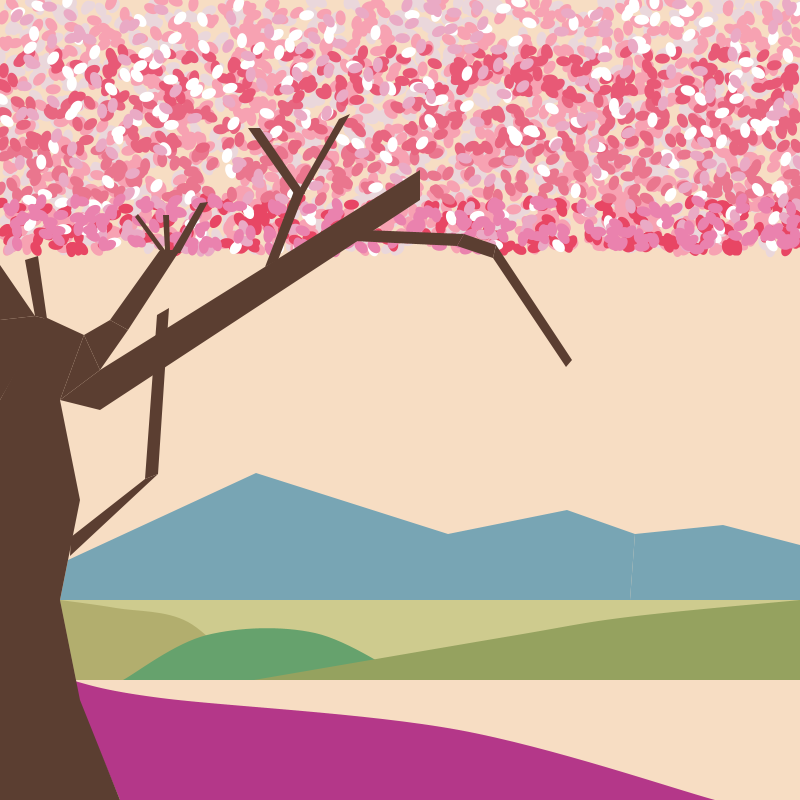
Frame 1 (no input)
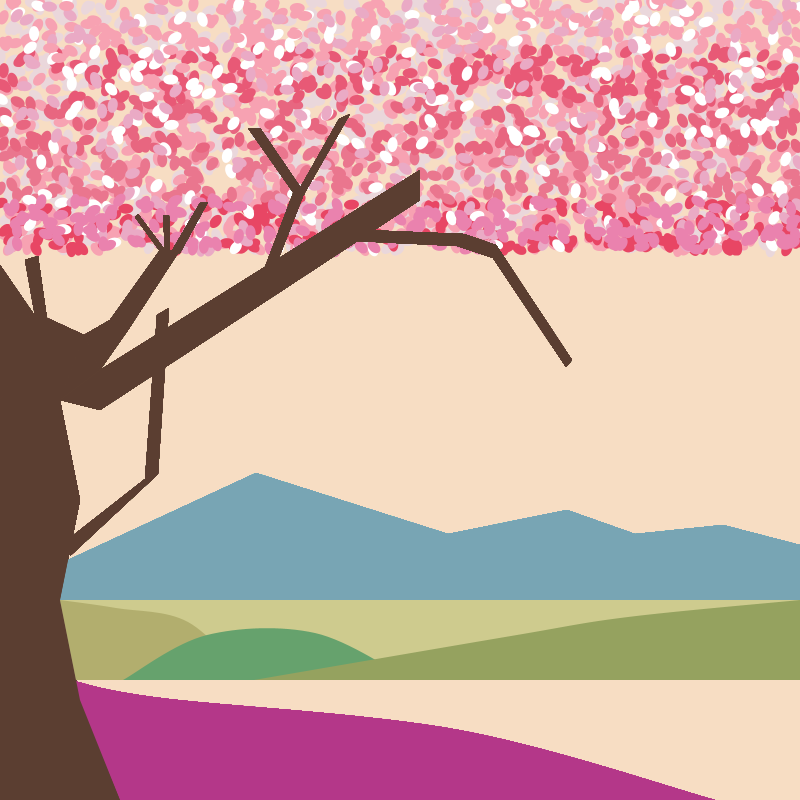
Frame 60 (the mouse pressed at the canvas centre just before this capture)
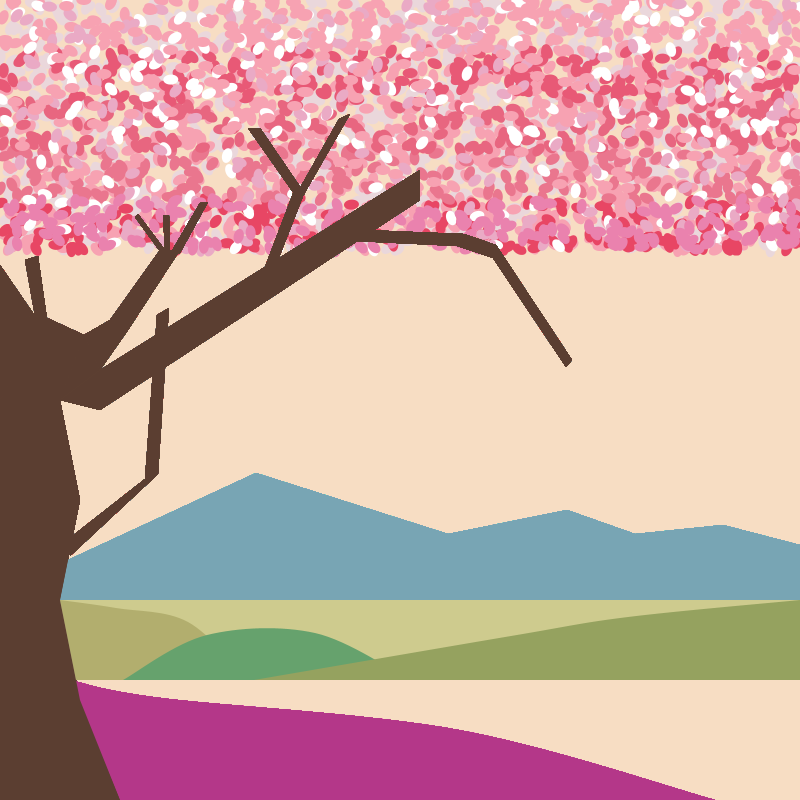
Frame 120 (the mouse held since frame 60 and released just before this capture)

The Processing sketch that drew these frames (run headless with seeded random() and noise(); from frame 60 on, the mouse is pressed at the canvas centre):

// Processing sketch: Memory_Vessel_FINAL_PROJECT_FINAL
// ── Memory_Vessel_FINAL_PROJECT_FINAL.pde
//Johnson Xia
//2-1
//April 24th, 2026
color brown  =  #5b3e31;
color blue   =  #78A5B4;
color purple =  #B43789;
float p1 = -50;
float p2 = -120;
float p3 = -200;
float p4 = -300;
float p5 = -400;
float p6 = -500;
float p7 = -600;
float p8 = -700;
float p9 = -250;
float p10 = -350;

void setup() {
  size(800, 800);
  background(247, 221, 195);
  noStroke(); 
  fill(234, 215, 219);
for (int x = 0; x < 1000; x=x+1) {
  pushMatrix();
  translate(random(0, width), random(0, 250));
  rotate( random(0, TWO_PI));
  ellipse( 0, 0, 15, 10);
  popMatrix();
}
fill(247, 162, 178);
for (int x = 0; x < 1000; x=x+1) {
  pushMatrix();
  translate(random(0, width), random(0, 250));
  rotate( random(0, TWO_PI));
  ellipse( 0, 0, 15, 10);
  popMatrix();
}
fill(232, 70, 100);
for (int i = 0; i < 200; i=i+1) {
  pushMatrix();
  translate(random(0, width), random(200, 250));
  rotate( random(0, TWO_PI));
  ellipse( 0, 0, 15, 10);
  popMatrix();
}
fill(234, 118, 142);
for (int i = 0; i < 200; i=i+1) {
  pushMatrix();
  translate(random(0, width), random(150, 200));
  rotate( random(0, TWO_PI));
  ellipse( 0, 0, 15, 10);
  popMatrix();
}

fill(232, 102, 128);
for (int i = 0; i < 200; i=i+1) {
  pushMatrix();
  translate(random(0, width), random(100, 150));
  rotate( random(0, TWO_PI));
  ellipse( 0, 0, 15, 10);
  popMatrix();
}
fill(232, 89, 118);
for (int i = 0; i < 200; i=i+1) {
  pushMatrix();
  translate(random(0, width), random(50, 100));
  rotate( random(0, TWO_PI));
  ellipse( 0, 0, 15, 10);
  popMatrix();
}
fill(255);
for (int i = 0; i < 200; i=i+1) {
  pushMatrix();
  translate(random(0, width), random(0, 250));
  rotate( random(0, TWO_PI));
  ellipse( 0, 0, 15, 10);
  popMatrix();
}
fill(234, 170, 197);
for (int i = 0; i < 200; i=i+1) {
  pushMatrix();
  translate(random(0, width), random(0, 250));
  rotate( random(0, TWO_PI));
  ellipse( 0, 0, 15, 10);
  popMatrix();
}
fill(234, 130, 174);
for (int i = 0; i < 200; i=i+1) {
  pushMatrix();
  translate(random(0, width), random(200, 250));
  rotate( random(0, TWO_PI));
  ellipse( 0, 0, 15, 10);
  popMatrix();
}
}
void draw() {
  //bakcground
  noStroke();
  fill(blue);
  beginShape();
  vertex(60, 600);
  vertex(68, 560);
  vertex(256, 473);
  vertex(448, 534);
  vertex(448, 600);
  endShape(CLOSE);
  beginShape();
  vertex(448, 534);
  vertex(448, 600);
  vertex(630, 600);
  vertex(635, 534);
  vertex(567, 510);
  endShape(CLOSE);
  beginShape();
  vertex(635, 534);
  vertex(630, 600);
  vertex(800, 600);
  vertex(800, 545);
  vertex(723, 525);
  endShape(CLOSE);
  fill(206, 203, 142);
  rect(60, 600, 740, 80);
  fill(178, 174, 110);
  beginShape();
  curveVertex(76, 680);
  curveVertex(76, 680);
  curveVertex(60, 600);
  curveVertex(60, 600);
  curveVertex(116, 608);
  curveVertex(188, 622);
  curveVertex(249, 680);
  curveVertex(249, 680);
  endShape(CLOSE);
  fill(102, 162, 109);
  beginShape();
  curveVertex(123, 680);
  curveVertex(123, 680);
  curveVertex(207, 635);
  curveVertex(315, 633);
  curveVertex(410, 680);
  curveVertex(410, 680);
  endShape(CLOSE);
  fill(purple);
  beginShape();
  curveVertex(120, 800);
  curveVertex(120, 800);
  curveVertex(70, 680);
  curveVertex(70, 680);
  curveVertex(161, 698);
  curveVertex(459, 730);
  curveVertex(715, 800);
  curveVertex(715, 800);
  endShape(CLOSE);
  fill(149, 162, 95);
  beginShape();
  curveVertex(254, 680);
  curveVertex(254, 680);
  curveVertex(511, 636);
  curveVertex(628, 617);
  curveVertex(800, 600);
  curveVertex(800, 600);
  curveVertex(800, 680);
  curveVertex(800, 680);
  endShape(CLOSE);

  //tree trunk and branches
  noStroke();
  fill(brown);
  beginShape();
  vertex(0, 800);
  vertex(120, 800);
  vertex(80, 700);
  vertex(0, 700);
  endShape(CLOSE);
  beginShape();
  vertex(80, 700);
  vertex(0, 700);
  vertex(0, 600);
  vertex(60, 600);
  endShape(CLOSE);
  beginShape();
  vertex(0, 600);
  vertex(60, 600);
  vertex(80, 500);
  vertex(0, 500);
  endShape(CLOSE);
  beginShape();
  vertex(80, 500);
  vertex(0, 500);
  vertex(0, 400);
  vertex(60, 400);
  endShape(CLOSE);
  beginShape();
  vertex(60, 400);
  vertex(100, 410);
  vertex(100, 370);
  endShape(CLOSE);
  beginShape();
  vertex(100, 410);
  vertex(100, 370);
  vertex(420, 170);
  vertex(420, 200);
  endShape(CLOSE);
  beginShape();
  vertex(60, 400);
  vertex(100, 370);
  vertex(84, 335);
  endShape(CLOSE);
  beginShape();
  vertex(84, 335);
  vertex(100, 370);
  vertex(128, 330);
  vertex(110, 320);
  endShape(CLOSE);
  beginShape();
  vertex(110, 320);
  vertex(128, 330);
  vertex(180, 250);
  vertex(160, 250);
  endShape(CLOSE);
  beginShape();
  vertex(84, 335);
  vertex(60, 400);
  vertex(0, 400);
  vertex(45, 317);
  endShape(CLOSE);
  beginShape();
  vertex(47, 319);
  vertex(35, 316);
  vertex(25, 260);
  vertex(38, 256);
  endShape(CLOSE);
  beginShape();
  vertex(35, 316);
  vertex(47, 319);
  vertex(0, 400);
  vertex(0, 320);
  endShape(CLOSE);
  beginShape();
  vertex(35, 316);
  vertex(0, 320);
  vertex(0, 265);
  endShape(CLOSE);
  beginShape();
  vertex(354, 241);
  vertex(365, 230);
  vertex(464, 234);
  vertex(457, 246);
  endShape();
  beginShape();
  vertex(464, 234);
  vertex(457, 246);
  vertex(493, 258);
  vertex(496, 245);
  endShape(CLOSE);
  beginShape();
  vertex(493, 258);
  vertex(496, 245);
  vertex(572, 360);
  vertex(566, 367);
  endShape(CLOSE);
  beginShape();
  vertex(159, 250);
  vertex(135, 217);
  vertex(138, 214);
  vertex(165, 250);
  endShape(CLOSE);
  beginShape();
  vertex(165, 250);
  vertex(163, 215);
  vertex(169, 215);
  vertex(170, 250);
  endShape(CLOSE);
  beginShape();
  vertex(265, 267);
  vertex(294, 191);
  vertex(305, 191);
  vertex(278, 260);
  endShape(CLOSE);
  beginShape(); 
  vertex(71, 537); 
  vertex(145, 479); 
  vertex(158, 474); 
  vertex(70, 556); 
  endShape(CLOSE); 
  beginShape(); 
  vertex(145, 479); 
  vertex(158, 474); 
  vertex(169, 308); 
  vertex(157, 315); 
  endShape(CLOSE); 
  beginShape(); 
  vertex(170, 254); 
  vertex(200, 203); 
  vertex(208, 202); 
  vertex(180, 253); 
  endShape(CLOSE); 
  beginShape(); 
  vertex(295, 195); 
  vertex(248, 128); 
  vertex(260, 128); 
  vertex(305, 194); 
  endShape(CLOSE); 
  beginShape(); 
  vertex(300, 188); 
  vertex(339, 119); 
  vertex(350, 114); 
  vertex(304, 194); 
  endShape(CLOSE); 
//petals
// falling petals
fill(247, 162, 178);
noStroke();

// petal 1
ellipse(random(0, width), p1, 15, 10);
p1 = p1 + 2;
if (p1 > 600) p1 = -50;

// petal 2
ellipse(random(0, width), p2, 15, 10);
p2 = p2 +2;
if (p2 > 600) p2 = -120;

// petal 3
ellipse(random(0, width), p3, 15, 10);
p3 = p3 + 2;
if (p3 > 600) p3 = -200;

// petal 4
ellipse(random(0, width), p4, 15, 10);
p4 = p4 + 2;
if (p4 > 600) p4 = -300;

// petal 5
ellipse(random(0, width), p5, 15, 10);
p5 = p5 + 2;
if (p5 > 600) p5 = -400;

// petal 6
ellipse(random(0, width), p6, 15, 10);
p6 = p6 + 2;
if (p6 > 600) p6 = -500;

// petal 7
ellipse(random(0, width), p7, 15, 10);
p7 = p7 + 2;
if (p7 > 600) p7 = -600;

// petal 8
ellipse(random(0, width), p8, 15, 10);
p8 = p8 + 2;
if (p8 > 600) p8 = -700;

// petal 9
ellipse(random(0, width), p9, 15, 10);
p9 = p9 + 2;
if (p9 > 600) p9 = -250;

// petal 10
ellipse(random(0, width), p10, 15, 10);
p10 = p10 + 2;
if (p10 > 600) p10 = -350;

println(mouseX, mouseY);
}
